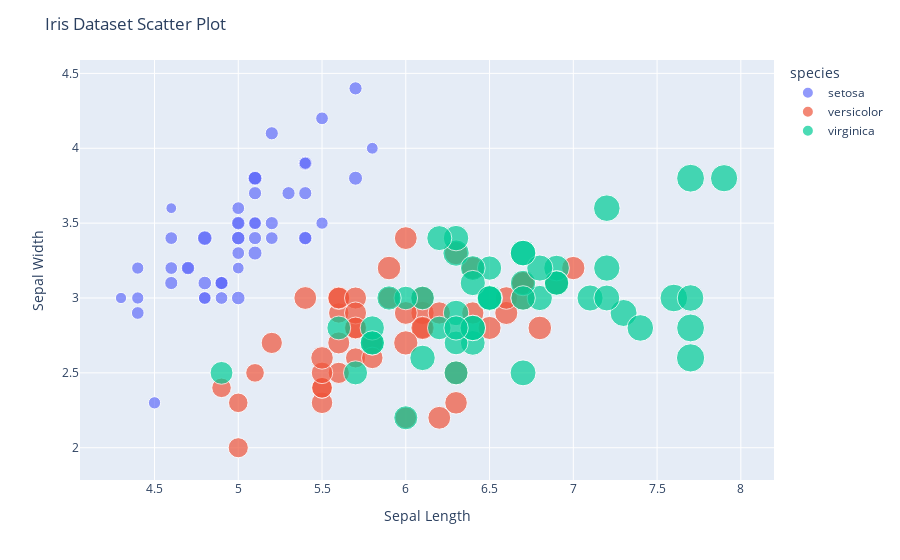

The notebook cell saved with this chart:
### Markdown cell above
# Scatter plot

### Code cell
# Create a scatter plot with customizations
fig = px.scatter(df, x='sepal_length', y='sepal_width', color='species', size='petal_length', hover_data=['petal_width'])
fig.update_layout(title='Iris Dataset Scatter Plot', xaxis_title='Sepal Length', yaxis_title='Sepal Width')
fig.show()

### Figure 1 — Plotly figure (JSON) as saved in the notebook; plotly's stock layout.template omitted (floating-point values rounded to 4 significant figures)
{"data": [{"customdata": [[0.2], [0.2], [0.2], [0.2], [0.2], [0.4], [0.3], [0.2], [0.2], [0.1], [0.2], [0.2], [0.1], [0.1], [0.2], [0.4], [0.4], [0.3], [0.3], [0.3], [0.2], [0.4], [0.2], [0.5], [0.2], [0.2], [0.4], [0.2], [0.2], [0.2], [0.2], [0.4], [0.1], [0.2], [0.1], [0.2], [0.2], [0.1], [0.2], [0.2], [0.3], [0.3], [0.2], [0.6], [0.4], [0.3], [0.2], [0.2], [0.2], [0.2]], "hovertemplate": "species=setosa<br>sepal_length=%{x}<br>sepal_width=%{y}<br>petal_length=%{marker.size}<br>petal_width=%{customdata[0]}<extra></extra>", "legendgroup": "setosa", "marker": {"color": "#636efa", "size": [1.4, 1.4, 1.3, 1.5, 1.4, 1.7, 1.4, 1.5, 1.4, 1.5, 1.5, 1.6, 1.4, 1.1, 1.2, 1.5, 1.3, 1.4, 1.7, 1.5, 1.7, 1.5, 1, 1.7, 1.9, 1.6, 1.6, 1.5, 1.4, 1.6, 1.6, 1.5, 1.5, 1.4, 1.5, 1.2, 1.3, 1.5, 1.3, 1.5, 1.3, 1.3, 1.3, 1.6, 1.9, 1.4, 1.6, 1.4, 1.5, 1.4], "sizemode": "area", "sizeref": 0.01725, "symbol": "circle"}, "mode": "markers", "name": "setosa", "orientation": "v", "showlegend": true, "type": "scatter", "x": [5.1, 4.9, 4.7, 4.6, 5, 5.4, 4.6, 5, 4.4, 4.9, 5.4, 4.8, 4.8, 4.3, 5.8, 5.7, 5.4, 5.1, 5.7, 5.1, 5.4, 5.1, 4.6, 5.1, 4.8, 5, 5, 5.2, 5.2, 4.7, 4.8, 5.4, 5.2, 5.5, 4.9, 5, 5.5, 4.9, 4.4, 5.1, 5, 4.5, 4.4, 5, 5.1, 4.8, 5.1, 4.6, 5.3, 5], "xaxis": "x", "y": [3.5, 3, 3.2, 3.1, 3.6, 3.9, 3.4, 3.4, 2.9, 3.1, 3.7, 3.4, 3, 3, 4, 4.4, 3.9, 3.5, 3.8, 3.8, 3.4, 3.7, 3.6, 3.3, 3.4, 3, 3.4, 3.5, 3.4, 3.2, 3.1, 3.4, 4.1, 4.2, 3.1, 3.2, 3.5, 3.1, 3, 3.4, 3.5, 2.3, 3.2, 3.5, 3.8, 3, 3.8, 3.2, 3.7, 3.3], "yaxis": "y"}, {"customdata": [[1.4], [1.5], [1.5], [1.3], [1.5], [1.3], [1.6], [1], [1.3], [1.4], [1], [1.5], [1], [1.4], [1.3], [1.4], [1.5], [1], [1.5], [1.1], [1.8], [1.3], [1.5], [1.2], [1.3], [1.4], [1.4], [1.7], [1.5], [1], [1.1], [1], [1.2], [1.6], [1.5], [1.6], [1.5], [1.3], [1.3], [1.3], [1.2], [1.4], [1.2], [1], [1.3], [1.2], [1.3], [1.3], [1.1], [1.3]], "hovertemplate": "species=versicolor<br>sepal_length=%{x}<br>sepal_width=%{y}<br>petal_length=%{marker.size}<br>petal_width=%{customdata[0]}<extra></extra>", "legendgroup": "versicolor", "marker": {"color": "#EF553B", "size": [4.7, 4.5, 4.9, 4, 4.6, 4.5, 4.7, 3.3, 4.6, 3.9, 3.5, 4.2, 4, 4.7, 3.6, 4.4, 4.5, 4.1, 4.5, 3.9, 4.8, 4, 4.9, 4.7, 4.3, 4.4, 4.8, 5, 4.5, 3.5, 3.8, 3.7, 3.9, 5.1, 4.5, 4.5, 4.7, 4.4, 4.1, 4, 4.4, 4.6, 4, 3.3, 4.2, 4.2, 4.2, 4.3, 3, 4.1], "sizemode": "area", "sizeref": 0.01725, "symbol": "circle"}, "mode": "markers", "name": "versicolor", "orientation": "v", "showlegend": true, "type": "scatter", "x": [7, 6.4, 6.9, 5.5, 6.5, 5.7, 6.3, 4.9, 6.6, 5.2, 5, 5.9, 6, 6.1, 5.6, 6.7, 5.6, 5.8, 6.2, 5.6, 5.9, 6.1, 6.3, 6.1, 6.4, 6.6, 6.8, 6.7, 6, 5.7, 5.5, 5.5, 5.8, 6, 5.4, 6, 6.7, 6.3, 5.6, 5.5, 5.5, 6.1, 5.8, 5, 5.6, 5.7, 5.7, 6.2, 5.1, 5.7], "xaxis": "x", "y": [3.2, 3.2, 3.1, 2.3, 2.8, 2.8, 3.3, 2.4, 2.9, 2.7, 2, 3, 2.2, 2.9, 2.9, 3.1, 3, 2.7, 2.2, 2.5, 3.2, 2.8, 2.5, 2.8, 2.9, 3, 2.8, 3, 2.9, 2.6, 2.4, 2.4, 2.7, 2.7, 3, 3.4, 3.1, 2.3, 3, 2.5, 2.6, 3, 2.6, 2.3, 2.7, 3, 2.9, 2.9, 2.5, 2.8], "yaxis": "y"}, {"customdata": [[2.5], [1.9], [2.1], [1.8], [2.2], [2.1], [1.7], [1.8], [1.8], [2.5], [2], [1.9], [2.1], [2], [2.4], [2.3], [1.8], [2.2], [2.3], [1.5], [2.3], [2], [2], [1.8], [2.1], [1.8], [1.8], [1.8], [2.1], [1.6], [1.9], [2], [2.2], [1.5], [1.4], [2.3], [2.4], [1.8], [1.8], [2.1], [2.4], [2.3], [1.9], [2.3], [2.5], [2.3], [1.9], [2], [2.3], [1.8]], "hovertemplate": "species=virginica<br>sepal_length=%{x}<br>sepal_width=%{y}<br>petal_length=%{marker.size}<br>petal_width=%{customdata[0]}<extra></extra>", "legendgroup": "virginica", "marker": {"color": "#00cc96", "size": [6, 5.1, 5.9, 5.6, 5.8, 6.6, 4.5, 6.3, 5.8, 6.1, 5.1, 5.3, 5.5, 5, 5.1, 5.3, 5.5, 6.7, 6.9, 5, 5.7, 4.9, 6.7, 4.9, 5.7, 6, 4.8, 4.9, 5.6, 5.8, 6.1, 6.4, 5.6, 5.1, 5.6, 6.1, 5.6, 5.5, 4.8, 5.4, 5.6, 5.1, 5.1, 5.9, 5.7, 5.2, 5, 5.2, 5.4, 5.1], "sizemode": "area", "sizeref": 0.01725, "symbol": "circle"}, "mode": "markers", "name": "virginica", "orientation": "v", "showlegend": true, "type": "scatter", "x": [6.3, 5.8, 7.1, 6.3, 6.5, 7.6, 4.9, 7.3, 6.7, 7.2, 6.5, 6.4, 6.8, 5.7, 5.8, 6.4, 6.5, 7.7, 7.7, 6, 6.9, 5.6, 7.7, 6.3, 6.7, 7.2, 6.2, 6.1, 6.4, 7.2, 7.4, 7.9, 6.4, 6.3, 6.1, 7.7, 6.3, 6.4, 6, 6.9, 6.7, 6.9, 5.8, 6.8, 6.7, 6.7, 6.3, 6.5, 6.2, 5.9], "xaxis": "x", "y": [3.3, 2.7, 3, 2.9, 3, 3, 2.5, 2.9, 2.5, 3.6, 3.2, 2.7, 3, 2.5, 2.8, 3.2, 3, 3.8, 2.6, 2.2, 3.2, 2.8, 2.8, 2.7, 3.3, 3.2, 2.8, 3, 2.8, 3, 2.8, 3.8, 2.8, 2.8, 2.6, 3, 3.4, 3.1, 3, 3.1, 3.1, 3.1, 2.7, 3.2, 3.3, 3, 2.5, 3, 3.4, 3], "yaxis": "y"}], "layout": {"legend": {"itemsizing": "constant", "title": {"text": "species"}, "tracegroupgap": 0}, "margin": {"t": 60}, "title": {"text": "Iris Dataset Scatter Plot"}, "xaxis": {"anchor": "y", "domain": [0, 1], "title": {"text": "Sepal Length"}}, "yaxis": {"anchor": "x", "domain": [0, 1], "title": {"text": "Sepal Width"}}}}
